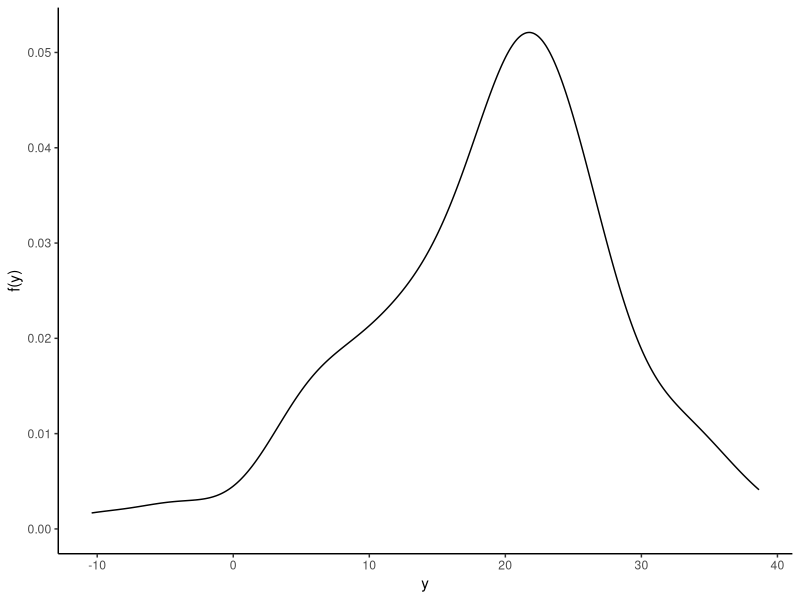
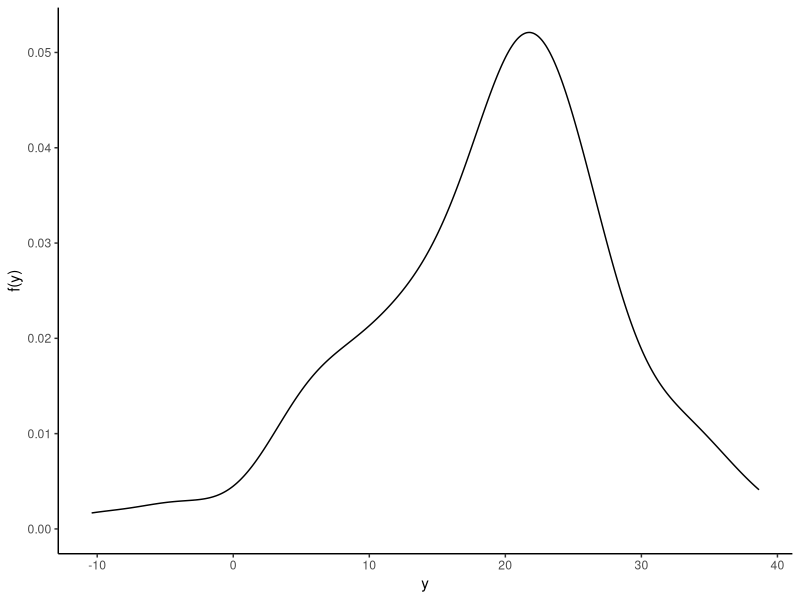
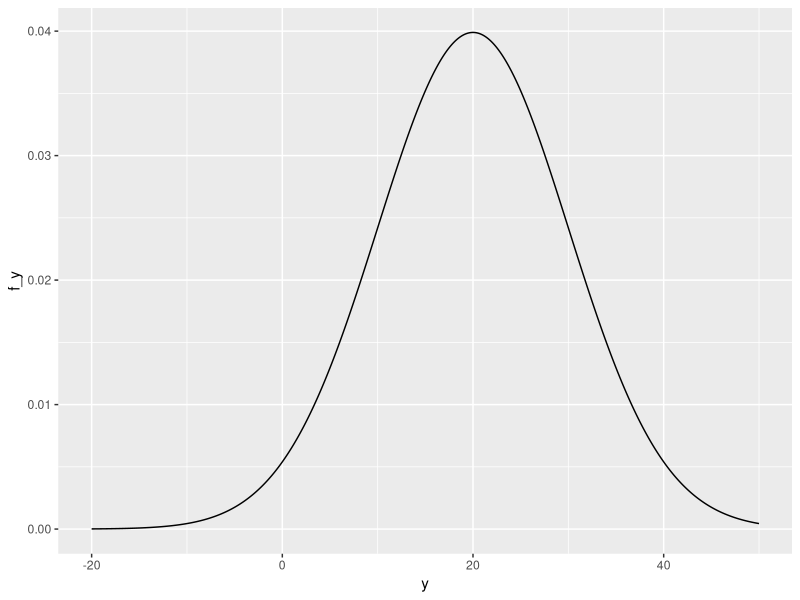
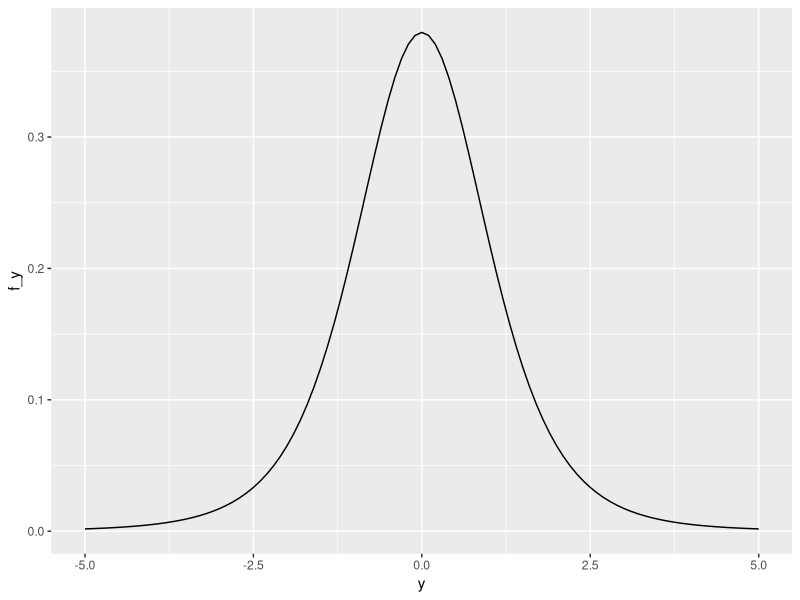
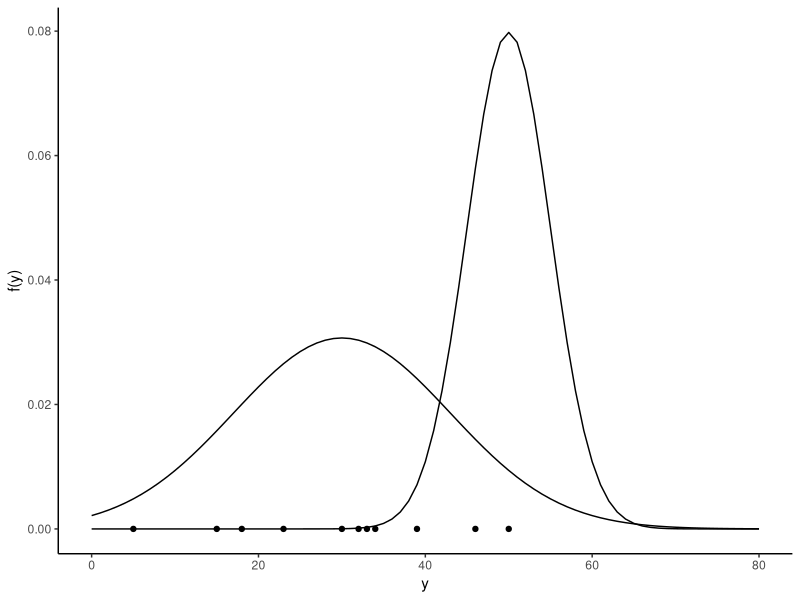
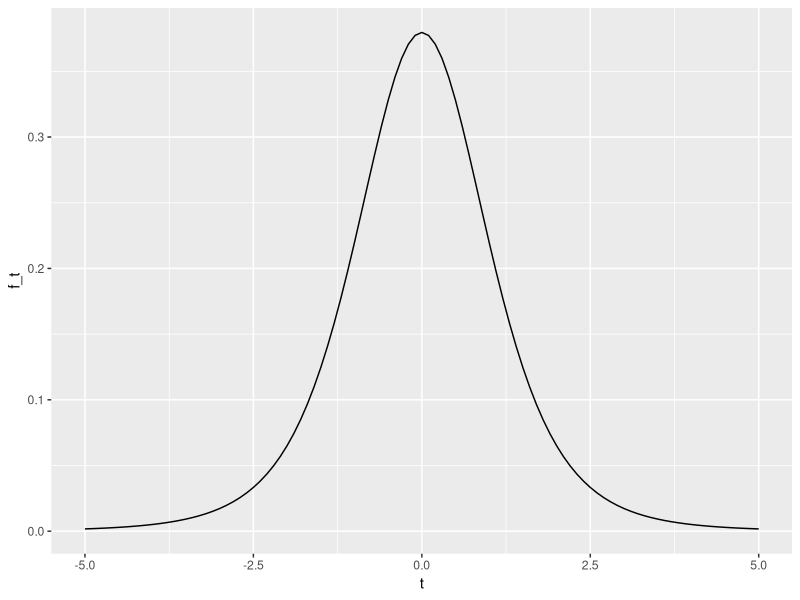
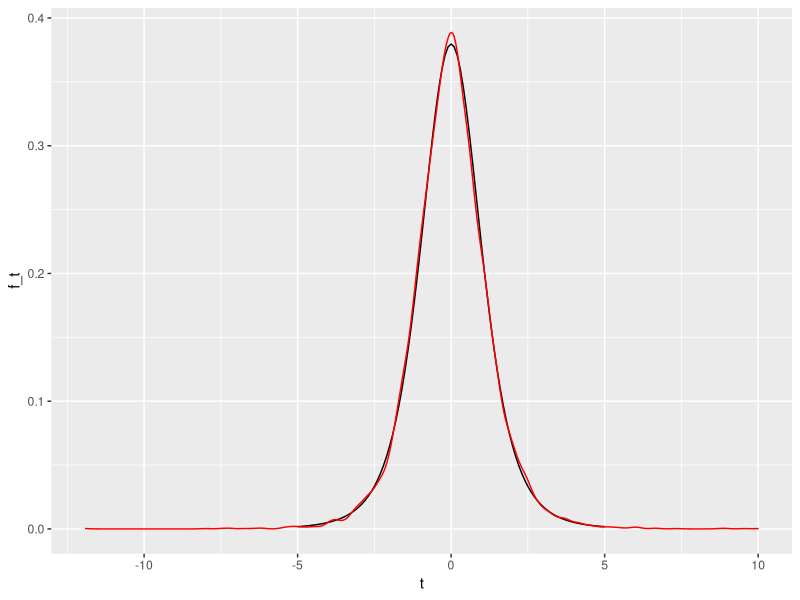
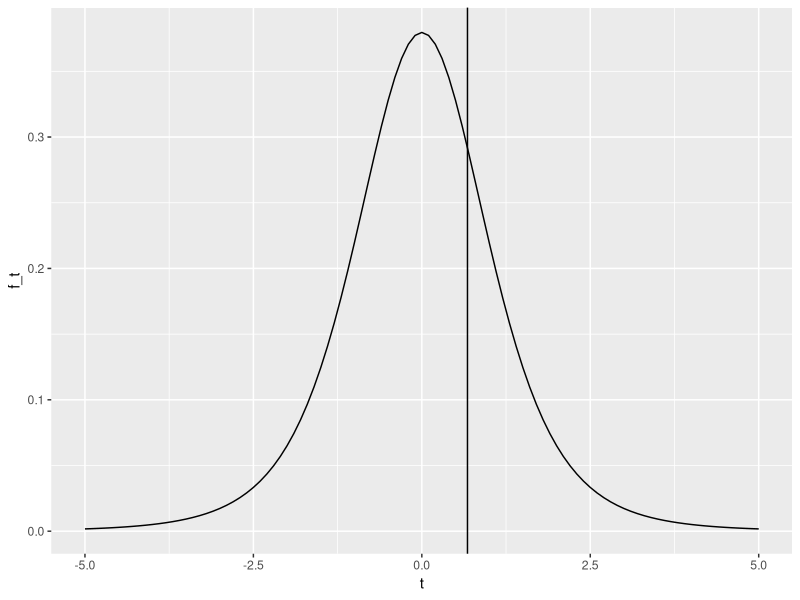

R code for these plots, in order:
## ---- chunk 1
library(tidyverse)

set.seed(99)

p_pdf <- tibble(y = rnorm(100, mean = 20, sd = 10)) |> 
  ggplot(aes(y)) +
  geom_density() +
  labs(y = "f(y)") +
  theme_classic()

p_pdf
## ---- chunk 2
library(tidyverse)

set.seed(99)

p_pdf <- tibble(y = rnorm(100, mean = 20, sd = 10)) |> 
  ggplot(aes(y)) +
  geom_density() +
  labs(y = "f(y)") +
  theme_classic()

p_pdf
## ---- chunk 3
f <- function(y) {
  1 / (10 * sqrt(2 * pi)) * exp(- (y - 20)^2 / (2 * 10^2))
}
## ---- chunk 4
f(15)
## ---- chunk 5
f(30)
## ---- chunk 6
tibble(y = seq(-20, 50, .1))
## ---- chunk 7
#| code-line-numbers: "2"

tibble(y = seq(-20, 50, .1)) |> 
  mutate(f_y = f(y))
## ---- chunk 8
#| code-line-numbers: "3-4"

tibble(y = seq(-20, 50, .1)) |> 
  mutate(f_y = f(y)) |>   
  ggplot(aes(y, f_y)) +
  geom_line() 
## ---- chunk 9
f <- function(y) {
  dnorm(y, mean = 20, sd = 10)
}
## ---- chunk 10
f(15)
## ---- chunk 11
dnorm(15, mean = 20, sd = 10)
## ---- chunk 12
pnorm(15, mean = 20, sd = 10)
## ---- chunk 13
qnorm(0.3085, mean = 20, sd = 10)
## ---- chunk 14
rnorm(1, mean = 20, sd = 10)
## ---- chunk 15
rnorm(1, mean = 20, sd = 10)
## ---- chunk 16
dt(0.4, df = 5)
## ---- chunk 17
pt(0.4, df = 5)
## ---- chunk 18
qt(0.647, df = 5)
## ---- chunk 19
rt(1, df = 5)
## ---- chunk 20
tibble(y = seq(-5, 5, .1)) |> 
  mutate(f_y = dt(y, df = 5)) |> 
  ggplot(aes(y, f_y)) +
  geom_line()
## ---- chunk 21
pnorm(25, mean = 20, sd = 10) - pnorm(18, mean = 20, sd = 10)
## ---- chunk 22
#| echo: false
tibble(y = c(15, 50, 5, 23, 30, 32, 39, 33, 34, 46, 18)) |> 
  ggplot(aes(x = y, y = 0)) +
  geom_point() +
  geom_line(data = tibble(x = seq(0, 80)) |> 
              mutate(y = dnorm(x, mean = 50, sd = 5)), 
            aes(x = x, y = y)) +
    geom_line(data = tibble(x = seq(0, 80)) |> 
              mutate(y = dnorm(x, mean = 30, sd = 13)), 
            aes(x = x, y = y)) +
  labs(y = "f(y)") +
  theme_classic()
## ---- chunk 23
y <- rnorm(20, mean = 20, sd = 10)
y
## ---- chunk 24
mean(y)
## ---- chunk 25
y <- rnorm(20, mean = 20, sd = 10)
y
## ---- chunk 26
mean(y)
## ---- chunk 27
sta <- mean(c(18, 15, 3, 55, 21, 39))
sta
## ---- chunk 28
crit <- 20
## ---- chunk 29
y <- c(18, 15, 3, 55, 21, 39)

t_statistic <- (mean(y) - 20) / sd(y) * sqrt(length(y))

t_statistic
## ---- chunk 30
plot_t_5 <- tibble(t = seq(-5, 5, .1)) |> 
  mutate(f_t = dt(t, df = 5)) |> 
  ggplot() +
  geom_line(aes(t, f_t))

plot_t_5
## ---- chunk 31
y <- rnorm(6, mean = 20, sd = 10)
y
## ---- chunk 32
t <- (mean(y) - 20) / sd(y) * sqrt(length(y))

t
## ---- chunk 33
y <- rnorm(6, mean = 20, sd = 10)
y
## ---- chunk 34
t <- (mean(y) - 20) / sd(y) * sqrt(length(y))

t
## ---- chunk 35
tibble(sample = 1:1000) |> 
  group_by(sample) |> 
  summarise(y = rnorm(6, mean = 20, sd = 10)) 
## ---- chunk 36
distribution_of_ts <- tibble(sample = 1:10000) |> 
  group_by(sample) |> 
  summarise(y = rnorm(6, mean = 20, sd = 10)) |> 
  group_by(sample) |> 
  summarise(t = (mean(y) - 20) / sd(y) * sqrt(length(y)))

distribution_of_ts |> slice_head(n = 3)
## ---- chunk 37
plot_t_5 + 
  geom_density(data = distribution_of_ts, aes(x = t), color = "red")
## ---- chunk 38
t_statistic
## ---- chunk 39
#| echo: false
plot_t_5 + 
  geom_vline(xintercept = t_statistic)
## ---- chunk 40
y2 <- c(43, 41, 32, 71, 44, 34)

new_t_statistic <- (mean(y2) - 20) / sd(y2) * sqrt(length(y2))

## ---- chunk 41
#| echo: false
plot_t_5 + 
  geom_vline(xintercept = new_t_statistic)
## ---- chunk 42
qt(.025, df = 5)
## ---- chunk 43
#| echo: false
plot_t_5 +
  geom_ribbon(data = tibble(t = seq(-5, qt(.025, df = 5), .01)) |>
                mutate(f_t = dt(t, df = 5)), aes(x = t, ymin = 0, ymax = f_t),fill = "red"
                )
## ---- chunk 44
qt(.975, df = 5)
## ---- chunk 45
#| echo: false
plot_t_5 +
    geom_ribbon(data = tibble(t = seq(-5, qt(.025, df = 5), .01)) |>
                mutate(f_t = dt(t, df = 5)), aes(x = t, ymin = 0, ymax = f_t), fill = "red"
                ) +
  geom_ribbon(data = tibble(t = seq(qt(.975, df = 5), 5, .01)) |>
                mutate(f_t = dt(t, df = 5)), aes(x = t, ymin = 0, ymax = f_t), fill = "red"
                ) 
  
## ---- chunk 46
#| echo: false
plot_t_5 +
    geom_ribbon(data = tibble(t = seq(-5, qt(.025, df = 5), .01)) |>
                mutate(f_t = dt(t, df = 5)), aes(x = t, ymin = 0, ymax = f_t), fill = "red"
                ) +
  geom_ribbon(data = tibble(t = seq(qt(.975, df = 5), 5, .01)) |>
                mutate(f_t = dt(t, df = 5)), aes(x = t, ymin = 0, ymax = f_t), fill = "red"
                ) + 
  geom_vline(xintercept = t_statistic)
  
## ---- chunk 47
#| echo: false
plot_t_5 +
    geom_ribbon(data = tibble(t = seq(-5, qt(.025, df = 5), .01)) |>
                mutate(f_t = dt(t, df = 5)), aes(x = t, ymin = 0, ymax = f_t), fill = "red"
                ) +
  geom_ribbon(data = tibble(t = seq(qt(.975, df = 5), 5, .01)) |>
                mutate(f_t = dt(t, df = 5)), aes(x = t, ymin = 0, ymax = f_t), fill = "red"
                ) + 
  geom_vline(xintercept = new_t_statistic)
  
## ---- chunk 48
new_t_statistic
## ---- chunk 49
#| echo: false
plot_t_5 +
    geom_ribbon(data = tibble(t = seq(-5, qt(.025, df = 5), .01)) |>
                mutate(f_t = dt(t, df = 5)), aes(x = t, ymin = 0, ymax = f_t), fill = "red"
                ) +
  geom_ribbon(data = tibble(t = seq(qt(.975, df = 5), 5, .01)) |>
                mutate(f_t = dt(t, df = 5)), aes(x = t, ymin = 0, ymax = f_t), fill = "red"
                ) + 
  geom_vline(xintercept = new_t_statistic)
  
## ---- chunk 50
2 * ( 1 - pt(new_t_statistic, df = 5))
## ---- chunk 51
t.test(c(43, 41, 32, 71, 44, 34), mu = 20)
## ---- chunk 52
#| echo: false

tibble(x = c(1, 10, 20, 30)) |> 
  group_by(x) |> 
  summarise(y = rnorm(6, mean = 10 + x * 1.5, sd = 3), .groups = "keep") |> 
  ggplot(aes(x = x, y = y )) +
  geom_point(size = .8) +
  ylim(0, 75)
